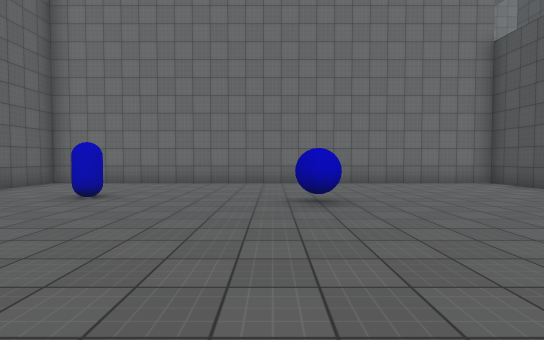
[1] (above)

16 first-person views from a walk through a Unity game level. The camera is 1.4 m above the floor, tilts 2° down and sees 80° across. The floor is counted in squares, 2 m on a side. Each view is taken from the middle of a square. On the plan, view 1 faces up. The plan holds only what a view shows up to about 10 squares ahead; the rest is blank. The place goes on beyond the plan. The player is left out. Door leaves are left out, so doorways stand open. Surface patterns are stand-ins for the level's own textures.

[2]
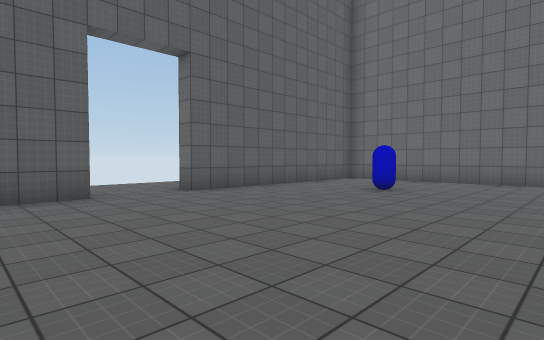

[3]
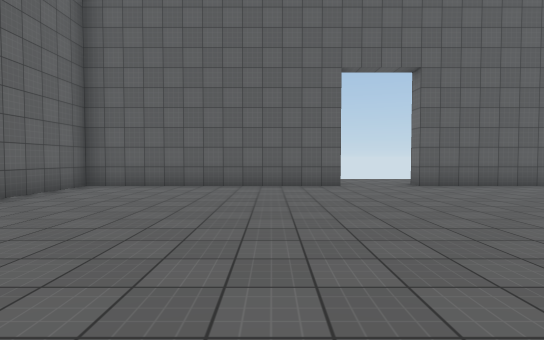

[4]
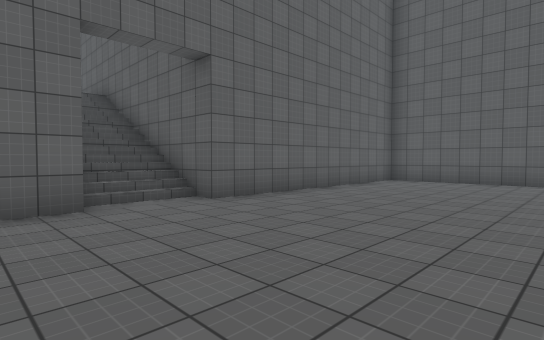

[5]
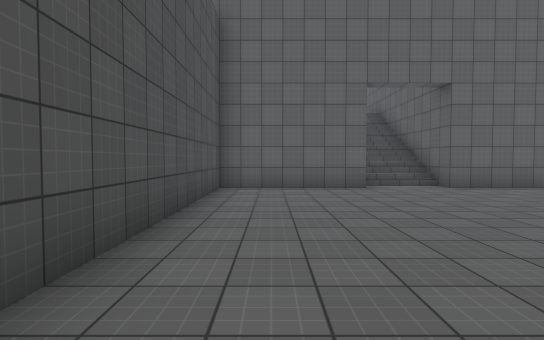

[6]
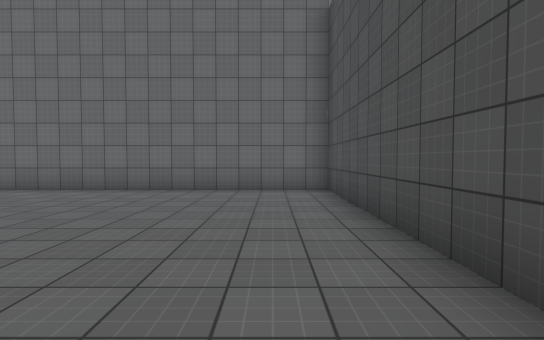

[7]
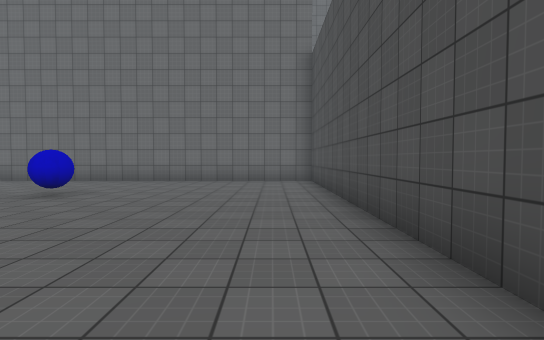

[8]
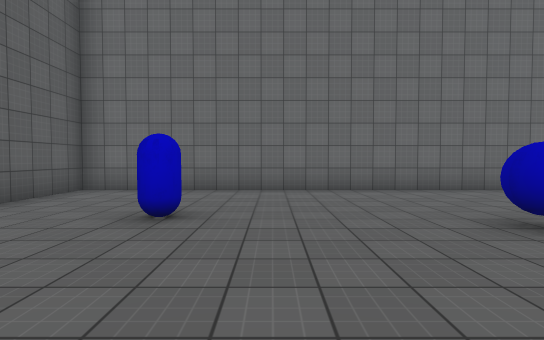

[9]
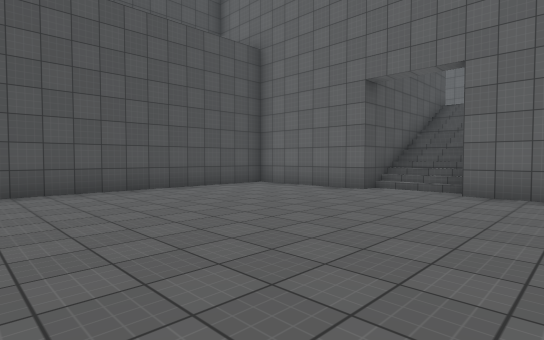

[10]
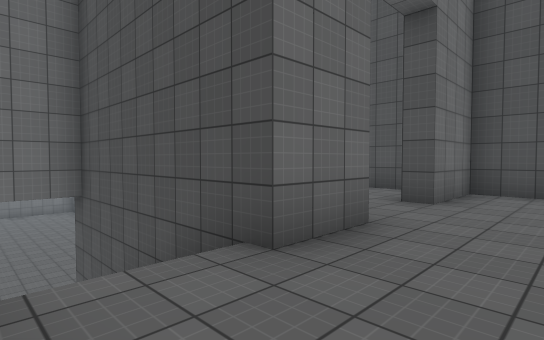

[11]
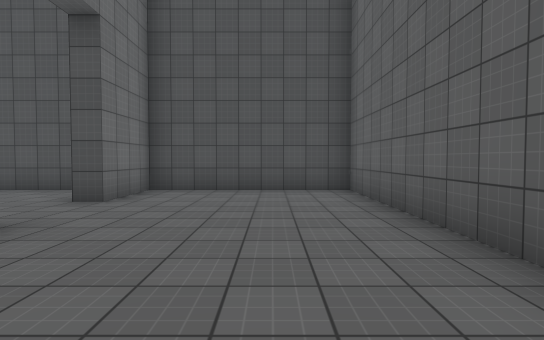

[12]
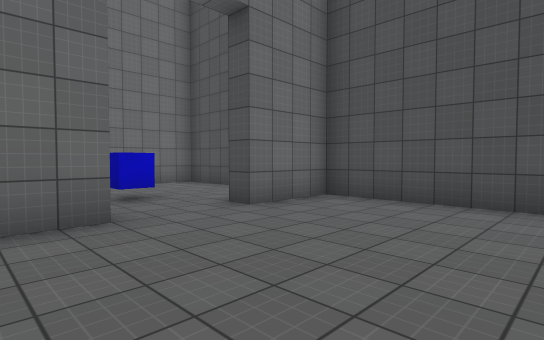

[13]
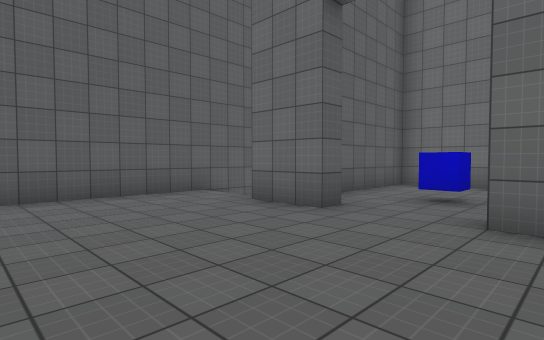

[14]
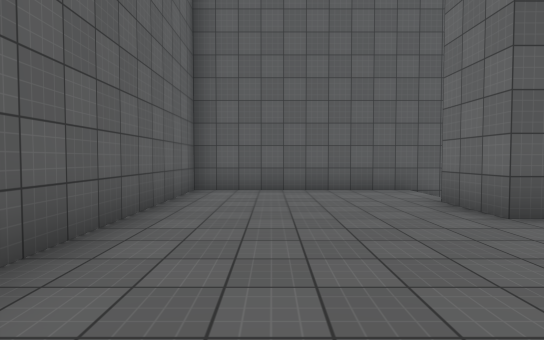

[15]
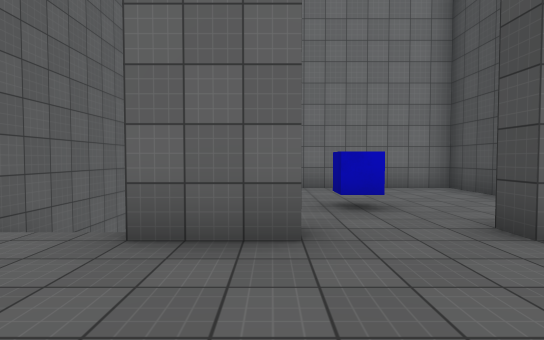

[16]
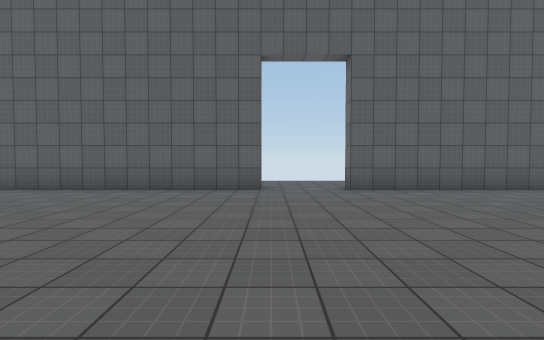

### Floor plan
Key: @ floor where view 1 was taken; # wall or solid block; . main floor; : floor 5 m higher than the main floor; / step, stairs or slope; D open door; C blue capsule; B blue ball; L blue cube.
Columns run from 9 left of view 1 to 9 right of it. Each row starts with its distance up from view 1.
 10   ##############
  9   #.............D
  8   #.............#
  7   #.............#
  6   #...C.........#
  5   #.......B.....#
  4   #.............#
  3 ..#.............#
  2 ..DD............#
  1 ..DD............#
  0   #......@......#
 -1   #.............#
 -2   #.............#
 -3   #.............#
 -4   #.............#
 -5   ##............#
 -6    #######..#######
 -7          #//#:::::#
 -8          #//#:::::#
 -9          #//#:L:::#
-10          #//#:::::#
-11          #//##DD###
-12          #::::::::#
-13          #::::::::#
-14          #::::::::#
-15          #::::::::#
-16          ##########

Positions as (right, up) in squares from view 1, and headings:
1: (0, 0), facing up
2: (0, -1), facing up-left
3: (2, -1), facing left
4: (4, -1), facing down-left
5: (5, 2), facing down
6: (5, 2), facing up
7: (5, -1), facing up
8: (-2, 2), facing up
9: (-1, 1), facing down-right
10: (1, -13), facing up-right
11: (1, -14), facing right
12: (3, -15), facing up-right
13: (7, -15), facing up-left
14: (8, -14), facing left
15: (4, -14), facing up
16: (1, 1), facing left
